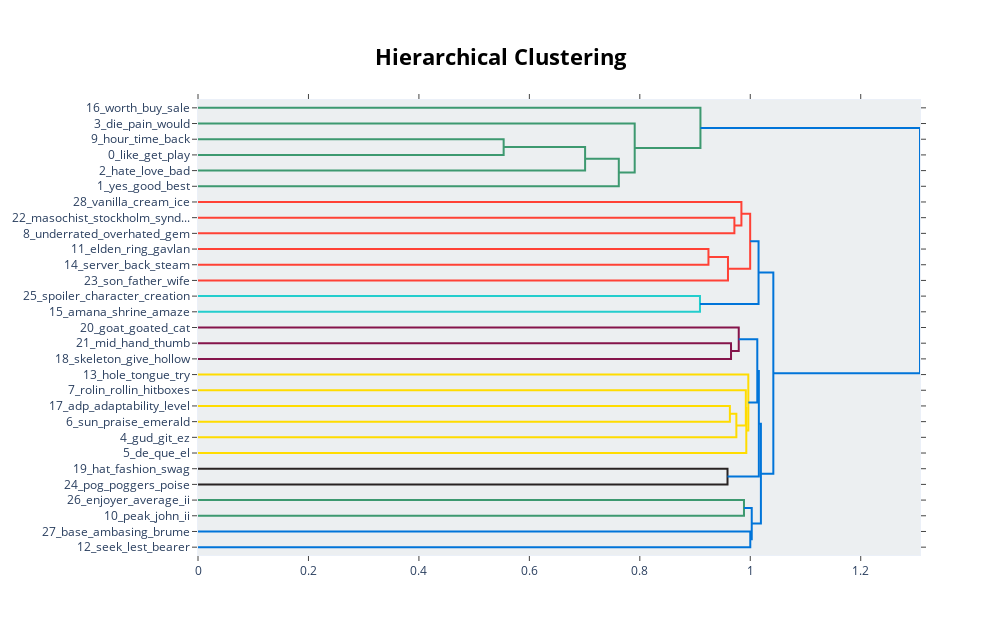

Here is the notebook cell this chart was saved with:
### Code cell
pos_topic_model.visualize_hierarchy()

### Figure 1 — Plotly figure (JSON) as saved in the notebook; plotly's stock layout.template omitted (floating-point values rounded to 4 significant figures)
{"data": [{"hoverinfo": "text", "marker": {"color": "rgb(61,153,112)"}, "mode": "lines", "type": "scatter", "x": [0, 0.5534, 0.5534, 0], "xaxis": "x", "y": [-25, -25, -35, -35], "yaxis": "y"}, {"hoverinfo": "text", "marker": {"color": "rgb(61,153,112)"}, "mode": "lines", "type": "scatter", "x": [0.5534, 0.7009, 0.7009, 0], "xaxis": "x", "y": [-30, -30, -45, -45], "yaxis": "y"}, {"hoverinfo": "text", "marker": {"color": "rgb(61,153,112)"}, "mode": "lines", "type": "scatter", "x": [0.7009, 0.7619, 0.7619, 0], "xaxis": "x", "y": [-37.5, -37.5, -55, -55], "yaxis": "y"}, {"hoverinfo": "text", "marker": {"color": "rgb(61,153,112)"}, "mode": "lines", "type": "scatter", "x": [0, 0.7907, 0.7907, 0.7619], "xaxis": "x", "y": [-15, -15, -46.25, -46.25], "yaxis": "y"}, {"hoverinfo": "text", "marker": {"color": "rgb(61,153,112)"}, "mode": "lines", "type": "scatter", "x": [0, 0.9098, 0.9098, 0.7907], "xaxis": "x", "y": [-5, -5, -30.62, -30.62], "yaxis": "y"}, {"hoverinfo": "text", "marker": {"color": "rgb(255,65,54)"}, "mode": "lines", "type": "scatter", "x": [0, 0.9712, 0.9712, 0], "xaxis": "x", "y": [-75, -75, -85, -85], "yaxis": "y"}, {"hoverinfo": "text", "marker": {"color": "rgb(255,65,54)"}, "mode": "lines", "type": "scatter", "x": [0, 0.9839, 0.9839, 0.9712], "xaxis": "x", "y": [-65, -65, -80, -80], "yaxis": "y"}, {"hoverinfo": "text", "marker": {"color": "rgb(255,65,54)"}, "mode": "lines", "type": "scatter", "x": [0, 0.9243, 0.9243, 0], "xaxis": "x", "y": [-95, -95, -105, -105], "yaxis": "y"}, {"hoverinfo": "text", "marker": {"color": "rgb(255,65,54)"}, "mode": "lines", "type": "scatter", "x": [0.9243, 0.9596, 0.9596, 0], "xaxis": "x", "y": [-100, -100, -115, -115], "yaxis": "y"}, {"hoverinfo": "text", "marker": {"color": "rgb(255,65,54)"}, "mode": "lines", "type": "scatter", "x": [0.9839, 0.9998, 0.9998, 0.9596], "xaxis": "x", "y": [-72.5, -72.5, -107.5, -107.5], "yaxis": "y"}, {"hoverinfo": "text", "marker": {"color": "rgb(35,205,205)"}, "mode": "lines", "type": "scatter", "x": [0, 0.9089, 0.9089, 0], "xaxis": "x", "y": [-125, -125, -135, -135], "yaxis": "y"}, {"hoverinfo": "text", "marker": {"color": "rgb(0,116,217)"}, "mode": "lines", "type": "scatter", "x": [0.9998, 1.015, 1.015, 0.9089], "xaxis": "x", "y": [-90, -90, -130, -130], "yaxis": "y"}, {"hoverinfo": "text", "marker": {"color": "rgb(133,20,75)"}, "mode": "lines", "type": "scatter", "x": [0, 0.9652, 0.9652, 0], "xaxis": "x", "y": [-155, -155, -165, -165], "yaxis": "y"}, {"hoverinfo": "text", "marker": {"color": "rgb(133,20,75)"}, "mode": "lines", "type": "scatter", "x": [0, 0.9791, 0.9791, 0.9652], "xaxis": "x", "y": [-145, -145, -160, -160], "yaxis": "y"}, {"hoverinfo": "text", "marker": {"color": "rgb(255,220,0)"}, "mode": "lines", "type": "scatter", "x": [0, 0.9631, 0.9631, 0], "xaxis": "x", "y": [-195, -195, -205, -205], "yaxis": "y"}, {"hoverinfo": "text", "marker": {"color": "rgb(255,220,0)"}, "mode": "lines", "type": "scatter", "x": [0.9631, 0.9748, 0.9748, 0], "xaxis": "x", "y": [-200, -200, -215, -215], "yaxis": "y"}, {"hoverinfo": "text", "marker": {"color": "rgb(255,220,0)"}, "mode": "lines", "type": "scatter", "x": [0, 0.9919, 0.9919, 0.9748], "xaxis": "x", "y": [-185, -185, -207.5, -207.5], "yaxis": "y"}, {"hoverinfo": "text", "marker": {"color": "rgb(255,220,0)"}, "mode": "lines", "type": "scatter", "x": [0.9919, 0.9928, 0.9928, 0], "xaxis": "x", "y": [-196.2, -196.2, -225, -225], "yaxis": "y"}, {"hoverinfo": "text", "marker": {"color": "rgb(255,220,0)"}, "mode": "lines", "type": "scatter", "x": [0, 0.9965, 0.9965, 0.9928], "xaxis": "x", "y": [-175, -175, -210.6, -210.6], "yaxis": "y"}, {"hoverinfo": "text", "marker": {"color": "rgb(0,116,217)"}, "mode": "lines", "type": "scatter", "x": [0.9791, 1.013, 1.013, 0.9965], "xaxis": "x", "y": [-152.5, -152.5, -192.8, -192.8], "yaxis": "y"}, {"hoverinfo": "text", "marker": {"color": "rgb(40,35,35)"}, "mode": "lines", "type": "scatter", "x": [0, 0.9588, 0.9588, 0], "xaxis": "x", "y": [-235, -235, -245, -245], "yaxis": "y"}, {"hoverinfo": "text", "marker": {"color": "rgb(0,116,217)"}, "mode": "lines", "type": "scatter", "x": [1.013, 1.015, 1.015, 0.9588], "xaxis": "x", "y": [-172.7, -172.7, -240, -240], "yaxis": "y"}, {"hoverinfo": "text", "marker": {"color": "rgb(61,153,112)"}, "mode": "lines", "type": "scatter", "x": [0, 0.9886, 0.9886, 0], "xaxis": "x", "y": [-255, -255, -265, -265], "yaxis": "y"}, {"hoverinfo": "text", "marker": {"color": "rgb(0,116,217)"}, "mode": "lines", "type": "scatter", "x": [0, 1, 1, 0], "xaxis": "x", "y": [-275, -275, -285, -285], "yaxis": "y"}, {"hoverinfo": "text", "marker": {"color": "rgb(0,116,217)"}, "mode": "lines", "type": "scatter", "x": [0.9886, 1.003, 1.003, 1], "xaxis": "x", "y": [-260, -260, -280, -280], "yaxis": "y"}, {"hoverinfo": "text", "marker": {"color": "rgb(0,116,217)"}, "mode": "lines", "type": "scatter", "x": [1.015, 1.019, 1.019, 1.003], "xaxis": "x", "y": [-206.3, -206.3, -270, -270], "yaxis": "y"}, {"hoverinfo": "text", "marker": {"color": "rgb(0,116,217)"}, "mode": "lines", "type": "scatter", "x": [1.015, 1.042, 1.042, 1.019], "xaxis": "x", "y": [-110, -110, -238.2, -238.2], "yaxis": "y"}, {"hoverinfo": "text", "marker": {"color": "rgb(0,116,217)"}, "mode": "lines", "type": "scatter", "x": [0.9098, 1.307, 1.307, 1.042], "xaxis": "x", "y": [-17.81, -17.81, -174.1, -174.1], "yaxis": "y"}], "layout": {"autosize": false, "height": 635, "hoverlabel": {"bgcolor": "white", "font": {"family": "Rockwell", "size": 16}}, "hovermode": "closest", "plot_bgcolor": "#ECEFF1", "showlegend": false, "title": {"font": {"color": "Black", "size": 22}, "text": "<b>Hierarchical Clustering</b>", "x": 0.5, "xanchor": "center", "yanchor": "top"}, "width": 1000, "xaxis": {"mirror": "allticks", "rangemode": "tozero", "showgrid": false, "showline": true, "showticklabels": true, "ticks": "outside", "type": "linear", "zeroline": false}, "yaxis": {"mirror": "allticks", "range": [-290, 0], "rangemode": "tozero", "showgrid": false, "showline": true, "showticklabels": true, "tickmode": "array", "ticks": "outside", "ticktext": ["16_worth_buy_sale", "3_die_pain_would", "9_hour_time_back", "0_like_get_play", "2_hate_love_bad", "1_yes_good_best", "28_vanilla_cream_ice", "22_masochist_stockholm_synd...", "8_underrated_overhated_gem", "11_elden_ring_gavlan", "14_server_back_steam", "23_son_father_wife", "25_spoiler_character_creation", "15_amana_shrine_amaze", "20_goat_goated_cat", "21_mid_hand_thumb", "18_skeleton_give_hollow", "13_hole_tongue_try", "7_rolin_rollin_hitboxes", "17_adp_adaptability_level", "6_sun_praise_emerald", "4_gud_git_ez", "5_de_que_el", "19_hat_fashion_swag", "24_pog_poggers_poise", "26_enjoyer_average_ii", "10_peak_john_ii", "27_base_ambasing_brume", "12_seek_lest_bearer"], "tickvals": [-5, -15, -25, -35, -45, -55, -65, -75, -85, -95, -105, -115, -125, -135, -145, -155, -165, -175, -185, -195, -205, -215, -225, -235, -245, -255, -265, -275, -285], "type": "linear", "zeroline": false}}}
